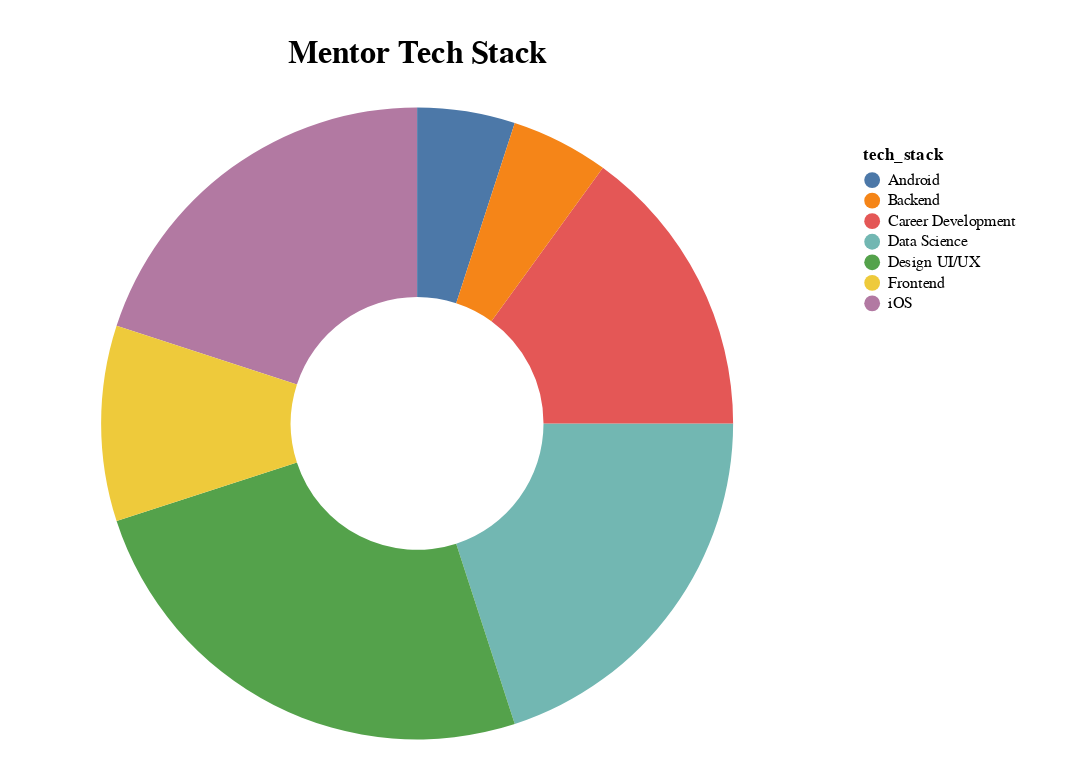

Notebook code for this chart:
### Code cell
column = "tech_stack"
chart = Chart(
    df,
    title="Mentor Tech Stack"
).mark_arc(innerRadius=80).encode(
    color=Color(column),
    theta="count()",
    tooltip=Tooltip([column, "count()"]),
).properties(
    width=480,
    height=400,
    padding=24,
).configure(
    legend={"padding": 24},
    title={"fontSize": 20, "offset": 24},
    view={"stroke": "#FFF"},
)
chart

### Figure 1 — Vega-Lite specification as saved in the notebook (floating-point values rounded to 4 significant figures)
{"config": {"view": {"continuousWidth": 400, "continuousHeight": 300, "stroke": "#FFF"}, "legend": {"padding": 24}, "title": {"fontSize": 20, "offset": 24}}, "data": {"name": "data-30930ef642c46ce9f4955a752f0538be"}, "mark": {"type": "arc", "innerRadius": 80}, "encoding": {"color": {"field": "tech_stack", "type": "nominal"}, "theta": {"aggregate": "count", "type": "quantitative"}, "tooltip": [{"field": "tech_stack", "type": "nominal"}, {"aggregate": "count", "type": "quantitative"}]}, "height": 400, "padding": 24, "title": "Mentor Tech Stack", "width": 480, "$schema": "https://vega.github.io/schema/vega-lite/v4.17.0.json", "datasets": {"data-30930ef642c46ce9f4955a752f0538be": [{"tech_stack": "iOS"}, {"tech_stack": "Data Science"}, {"tech_stack": "Design UI/UX"}, {"tech_stack": "Design UI/UX"}, {"tech_stack": "Career Development"}, {"tech_stack": "Frontend"}, {"tech_stack": "Design UI/UX"}, {"tech_stack": "Career Development"}, {"tech_stack": "Design UI/UX"}, {"tech_stack": "iOS"}, {"tech_stack": "Data Science"}, {"tech_stack": "Data Science"}, {"tech_stack": "Android"}, {"tech_stack": "Frontend"}, {"tech_stack": "Career Development"}, {"tech_stack": "iOS"}, {"tech_stack": "Data Science"}, {"tech_stack": "Design UI/UX"}, {"tech_stack": "iOS"}, {"tech_stack": "Backend"}]}}
